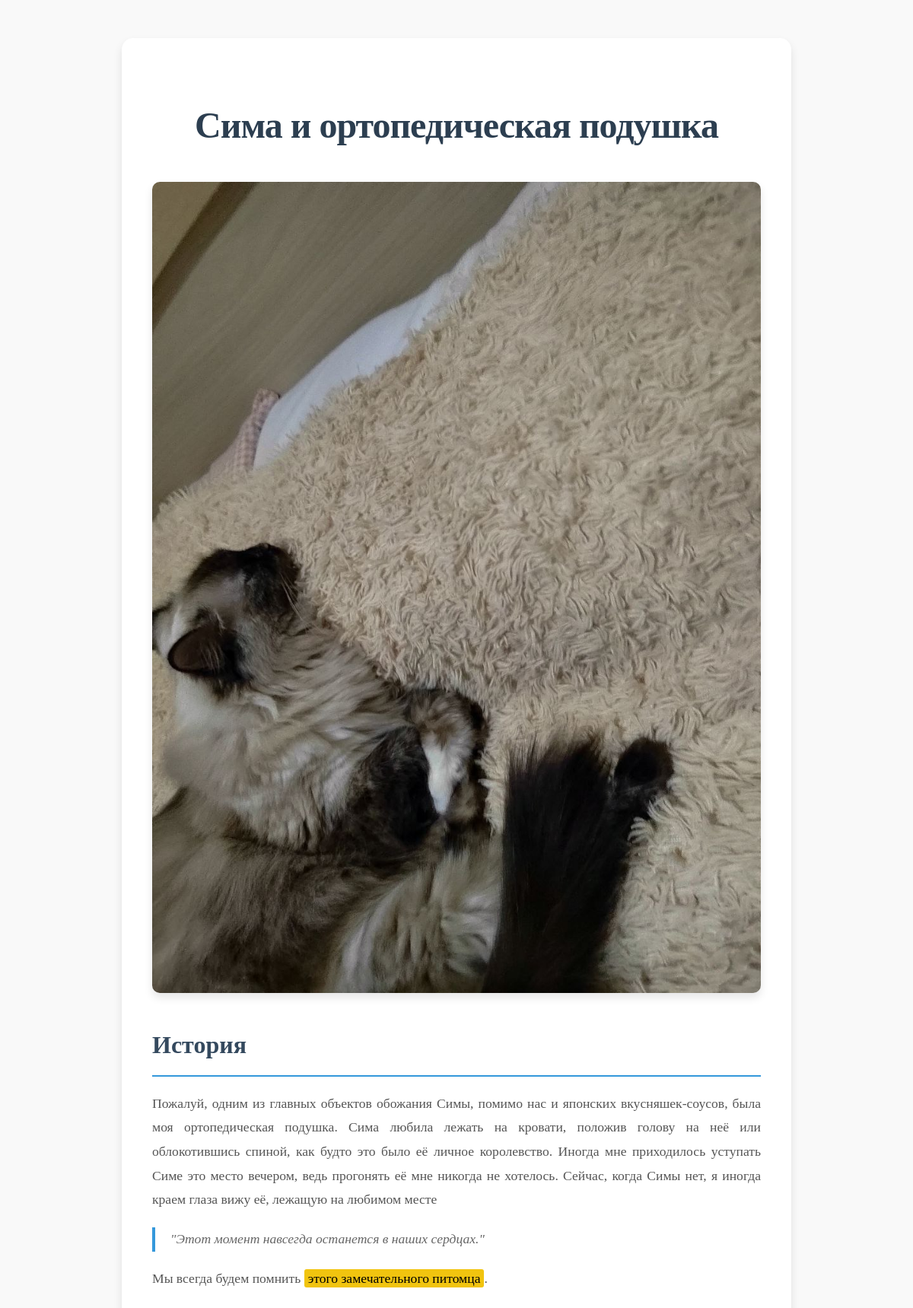
Screenshot of /article/4 with the database file from the repository.
### memorial/models.py (models this page shows, shortened)
class SimaPost(models.Model):
    title = models.CharField(max_length=300, blank=False)
    main_picture = models.ImageField(upload_to="uploads/%Y/%m/%d")
    content = models.TextField(blank=True)
    is_published = models.BooleanField(default=True)
    time_create = models.DateTimeField(auto_now_add=True)

### memorial/views.py (the view)
# urls.py: path('article/<int:number>', articles),
def articles(request, number):
    s_post = SimaPost.objects.all()
    if number == 1:
        sp_post = s_post[0]
        return render(request, 'classic_story.html', {'post': sp_post})
    elif number == 2:
        sp_post = s_post[1]
        return render(request, 'classic_story.html', {'post': sp_post})
    elif number == 3:
        sp_post = s_post[2]
        return render(request, 'classic_story.html', {'post': sp_post})
    elif number == 4:
        sp_post = s_post[3]
        return render(request, 'classic_story.html', {'post': sp_post})

### memorial/templates/classic_story.html (shortened to what this page needs)
{% load static %}
{{ '<' }}{{ '!DOCTYPE html>' }}
<html lang="en">
<head>
    <link type="text/css" href="{% static 'css/new_style.css' %}" rel="stylesheet">
</head>
<body>
    <div class="container">
        <h1>{{ post.title }}</h1>
            {% if post.main_picture %}
                <img src="{{ post.main_picture.url }}" alt="{{ post.title }}">
            {% else %}
                    <p>Изображение отсутствует.</p>
            {% endif %}
            <div class="content">
                <h2>История</h2>
                <p>{{ post.content }}</p>
                <blockquote>
                    "Этот момент навсегда останется в наших сердцах."
                </blockquote>
                <p>Мы всегда будем помнить <span class="highlight">этого замечательного питомца</span>.</p>
            </div>
    </div>
</body>
</html>

### static/css/new_style.css (style rules this page uses)
body { font-family: 'Georgia', serif; background-color: #f9f9f9; color: #444; margin: 0; padding: 0; line-height: 1.8; }
.container { max-width: 800px; margin: 50px auto; padding: 40px; background-color: #fff; border-radius: 15px; box-shadow: 0 6px 12px rgba(0, 0, 0, 0.1); }
h1 { font-size: 3rem; color: #2c3e50; text-align: center; margin-bottom: 30px; font-weight: 700; letter-spacing: -1px; }
h2 { font-size: 2rem; color: #34495e; margin-top: 40px; margin-bottom: 20px; font-weight: 600; border-bottom: 2px solid #3498db; padding-bottom: 10px; }
.content { font-size: 1.1rem; color: #555; text-align: justify; margin-top: 20px; }
.content p { margin-bottom: 20px; }
blockquote { font-style: italic; color: #666; border-left: 4px solid #3498db; padding-left: 20px; margin: 20px 0; }
img { max-width: 100%; height: auto; border-radius: 10px; display: block; margin: 30px auto; box-shadow: 0 6px 12px rgba(0, 0, 0, 0.1); }
.highlight { background-color: #f1c40f; padding: 2px 5px; border-radius: 3px; color: #000; }
h1, h2, h3 { animation: fadeIn 1s ease-out; }

### rows the page displays
SimaPost: title "Сима и ортопедическая подушка", main_picture (picture), content "Пожалуй, одним из главных объектов обожания Симы, помимо нас и японских вкусняшек-соусов, была моя ортопедическая подушка. Сима любила лежать на кровати, положив голову на неё или облокотившись спиной, как будто это было её личное королевство. Иногда мне приходилось уступать Симе это место вечером, ведь прогонять её мне никогда не хотелось. Сейчас, когда Симы нет, я иногда краем глаза вижу её, лежащую на любимом месте"
